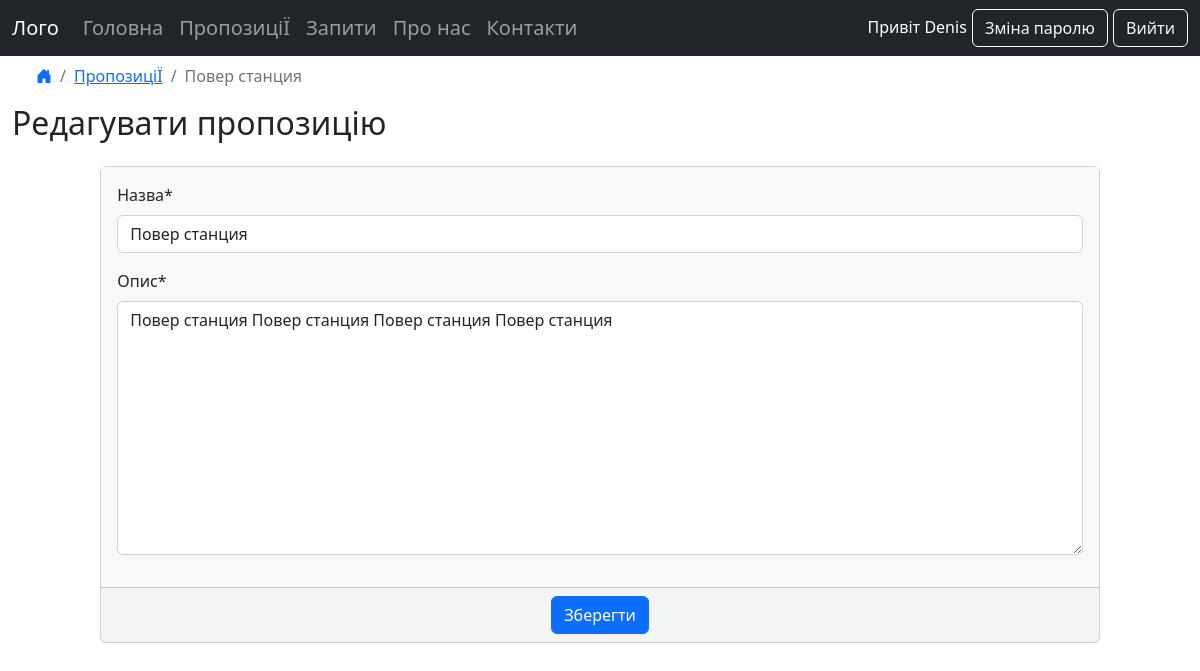
The page /offers/offers/11/edit/ (signed in) on the database its author committed.
### accounts/models.py (models this page shows)
class CustomUser(AbstractUser):
    phone = models.CharField(max_length=15)

### offers/models.py (models this page shows, shortened)
class Offers(models.Model):
    title = models.CharField(max_length=255)
    body = models.TextField('Опис', max_length=255)
    url_image = models.URLField(blank=True, null=True)
    location = models.TextField(blank=True)
    date = models.DateTimeField(auto_now_add=True)
    author = models.ForeignKey(
        'accounts.CustomUser',
        on_delete=models.CASCADE,
    )
    request = models.ForeignKey('requests.Requests', on_delete=models.CASCADE, blank=True, null=True)

### offers/views.py (the view)
# urls.py: path("offers/<int:pk>/edit/", OffersUpdateView.as_view(), name="offers_edit"),
class OffersUpdateView(LoginRequiredMixin, UserPassesTestMixin, UpdateView):
    model = Offers
    form_class = UpdateOffersForm
    template_name = "offers_edit.html"
    def test_func(self):
        obj = self.get_object()
        return obj.author == self.request.user

### offers/forms.py
class UpdateOffersForm(forms.ModelForm):
    title = forms.CharField(label='Назва', min_length=10)
    body = forms.Textarea()
    class Meta:
        model = Offers
        fields = ['title', 'body']

### templates/offers_edit.html (shortened to what this page needs)
{% extends "base.html" %}
{% load crispy_forms_tags %}
{% block content %}
<ul class="breadcrumb ms-4">
    <li class="breadcrumb-item"><a href="{% url 'home' %}"><i class="bi bi-house-door-fill"></i></a></li>
    <li class="breadcrumb-item"><a href="{% url 'offers_list' %}">ПропозиціЇ</a></li>
    <li class="breadcrumb-item active">{{ offers.title }}</li>
</ul>
<h2>Редагувати пропозицію</h2>
<form action="" method="post">
    <div class="card mt-4 card-edit bg-light bg-opacity-50 mx-auto" style="max-width: 85%;">
        <div class="card-body bg-light">
            {{ form|crispy }}
        </div>
        <div class="card-footer text-center text-muted">
            <input class= "btn btn-primary" type="submit" value="Зберегти">
        </div>
    </div>
</form>
{% endblock content %}

### templates/base.html (shortened to what this page needs)
{% load static %}
<!DOCTYPE html>
<html lang="uk">
<head>
    <link rel="stylesheet" href="https://cdn.jsdelivr.net/npm/bootstrap@5.2.0/dist/css/bootstrap.min.css">
    <link rel="stylesheet" href="https://cdn.jsdelivr.net/npm/bootstrap-icons@1.9.1/font/bootstrap-icons.css">
</head>
<body>
    <div>
        <nav class="navbar navbar-expand-md navbar-dark bg-dark h5">
            <div class="container-fluid">
                <a class="navbar-brand" href="{% url 'home' %}">Лого</a>
                <div class="collapse navbar-collapse" id="collapsibleNavbar">
                    <ul class="navbar-nav">
                        <li class="nav-item">
                            <a class="nav-link" href="{% url 'home' %}">Головна</a>
                        </li>
                        <li class="nav-item">
                            <a class="nav-link" href="{% url 'offers_list' %}">ПропозиціЇ</a>
                        </li>
                        <li class="nav-item">
                            <a class="nav-link" href="{% url 'requests_list' %}">Запити</a>
                        </li>
                        <li class="nav-item">
                            <a class="nav-link" href="{% url 'about' %}">Про нас</a>
                        </li>
                        <li class="nav-item">
                            <a class="nav-link" href="{% url 'contacts' %}">Контакти</a>
                        </li>
                    </ul>
                    <div class="navbar-collapse justify-content-end">
                        <ul class="navbar-nav">
                            <li class="nav-item">
                                {% if user.is_authenticated %}
                                <span class="text-white h6">Привіт {{ user.first_name }}</span>
                                    <a class="btn btn-outline-light" href="{% url 'changepassword' %}">Зміна паролю</a>
                                    <a class="btn btn-outline-light" href="{% url 'logout' %}">Вийти</a>
                                {% else %}
                                    <a class="btn btn-outline-light" href="{% url 'login' %}">Вхід</a>
                                    <a class="btn btn-outline-light" href="{% url 'signup' %}">Реєстрація</a>
                                {% endif %}
                            </li>
                        </ul>
                    </div>
                </div>
            </div>
        </nav>
    </div>
    <div class="container-fluid">
        {% block content %}
        {% endblock content %}
    </div>
</body>
</html>

### rows shown on the page
CustomUser: first_name "Denis"
Offers: title "Повер станция", body "Повер станция Повер станция Повер станция Повер станция"
